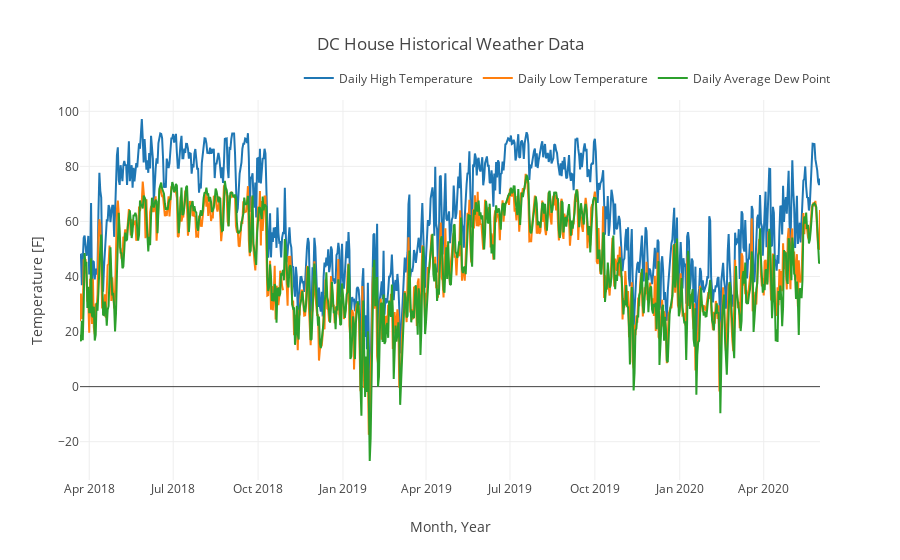
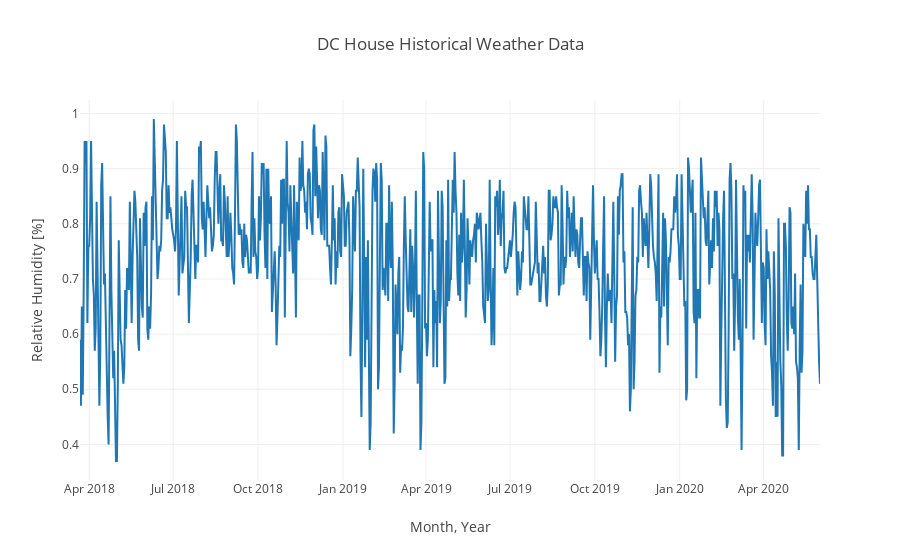

The notebook cell saved with these charts, in order:
### Code cell
# Display daily weather data
import plotly.graph_objects as go
fig = go.Figure()
fig.add_trace(go.Scatter(x=loaded_daily_data.time, y=loaded_daily_data.temperatureHigh, name="Daily High Temperature"))
fig.add_trace(go.Scatter(x=loaded_daily_data.time, y=loaded_daily_data.temperatureLow, name="Daily Low Temperature"))
fig.add_trace(go.Scatter(x=loaded_daily_data.time, y=loaded_daily_data.dewPoint, name="Daily Average Dew Point"))
fig.update_layout(xaxis_title="Month, Year", yaxis_title="Temperature [F]", title="DC House Historical Weather Data",
                  template="none", legend=dict(
                                    orientation="h",
                                    yanchor="bottom",
                                    y=1.02,
                                    xanchor="right",
                                    x=1.02))
fig.show()

fig = go.Figure()
fig.add_trace(go.Scatter(x=loaded_daily_data.time, y=loaded_daily_data.humidity, name="Daily Average Humidity"))
fig.update_layout(xaxis_title="Month, Year", yaxis_title="Relative Humidity [%]", title="DC House Historical Weather "
                  "Data", template="none", legend=dict(
                                            orientation="h",
                                            yanchor="bottom",
                                            y=1.02,
                                            xanchor="right",
                                            x=1))
fig.show()

### Figure 1 — Plotly figure (JSON) as saved in the notebook; plotly's stock layout.template omitted (floating-point values rounded to 4 significant figures; data arrays with more than 128 entries replaced by an {"elided": "..."} marker saying what was removed)
{"data": [{"name": "Daily High Temperature", "type": "scatter", "x": {"elided": "803 str values"}, "y": {"elided": "803 float values"}}, {"name": "Daily Low Temperature", "type": "scatter", "x": {"elided": "803 str values"}, "y": {"elided": "803 float values"}}, {"name": "Daily Average Dew Point", "type": "scatter", "x": {"elided": "803 str values"}, "y": {"elided": "803 float values"}}], "layout": {"legend": {"orientation": "h", "x": 1.02, "xanchor": "right", "y": 1.02, "yanchor": "bottom"}, "title": {"text": "DC House Historical Weather Data"}, "xaxis": {"title": {"text": "Month, Year"}}, "yaxis": {"title": {"text": "Temperature [F]"}}}}

### Figure 2 — Plotly figure (JSON) as saved in the notebook; plotly's stock layout.template omitted (floating-point values rounded to 4 significant figures; data arrays with more than 128 entries replaced by an {"elided": "..."} marker saying what was removed)
{"data": [{"name": "Daily Average Humidity", "type": "scatter", "x": {"elided": "803 str values"}, "y": {"elided": "803 float values"}}], "layout": {"legend": {"orientation": "h", "x": 1, "xanchor": "right", "y": 1.02, "yanchor": "bottom"}, "title": {"text": "DC House Historical Weather Data"}, "xaxis": {"title": {"text": "Month, Year"}}, "yaxis": {"title": {"text": "Relative Humidity [%]"}}}}
